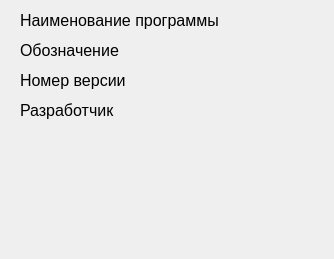
<?xml version="1.0" encoding="UTF-8"?>
<ui version="4.0">
 <class>About</class>
 <widget class="QDialog" name="About">
  <property name="geometry">
   <rect>
    <x>0</x>
    <y>0</y>
    <width>334</width>
    <height>259</height>
   </rect>
  </property>
  <property name="sizePolicy">
   <sizepolicy hsizetype="Fixed" vsizetype="Fixed">
    <horstretch>0</horstretch>
    <verstretch>0</verstretch>
   </sizepolicy>
  </property>
  <property name="windowTitle">
   <string>Dialog</string>
  </property>
  <widget class="QLabel" name="label_1">
   <property name="geometry">
    <rect>
     <x>20</x>
     <y>10</y>
     <width>301</width>
     <height>21</height>
    </rect>
   </property>
   <property name="font">
    <font>
     <pointsize>12</pointsize>
    </font>
   </property>
   <property name="text">
    <string>Наименование программы</string>
   </property>
  </widget>
  <widget class="QLabel" name="label_2">
   <property name="geometry">
    <rect>
     <x>20</x>
     <y>40</y>
     <width>301</width>
     <height>21</height>
    </rect>
   </property>
   <property name="font">
    <font>
     <pointsize>12</pointsize>
    </font>
   </property>
   <property name="text">
    <string>Обозначение</string>
   </property>
  </widget>
  <widget class="QLabel" name="label_3">
   <property name="geometry">
    <rect>
     <x>20</x>
     <y>70</y>
     <width>291</width>
     <height>21</height>
    </rect>
   </property>
   <property name="font">
    <font>
     <pointsize>12</pointsize>
    </font>
   </property>
   <property name="text">
    <string>Номер версии</string>
   </property>
  </widget>
  <widget class="QLabel" name="label_4">
   <property name="geometry">
    <rect>
     <x>20</x>
     <y>100</y>
     <width>291</width>
     <height>21</height>
    </rect>
   </property>
   <property name="font">
    <font>
     <pointsize>12</pointsize>
    </font>
   </property>
   <property name="text">
    <string>Разработчик</string>
   </property>
  </widget>
 </widget>
 <resources/>
 <connections/>
</ui>
